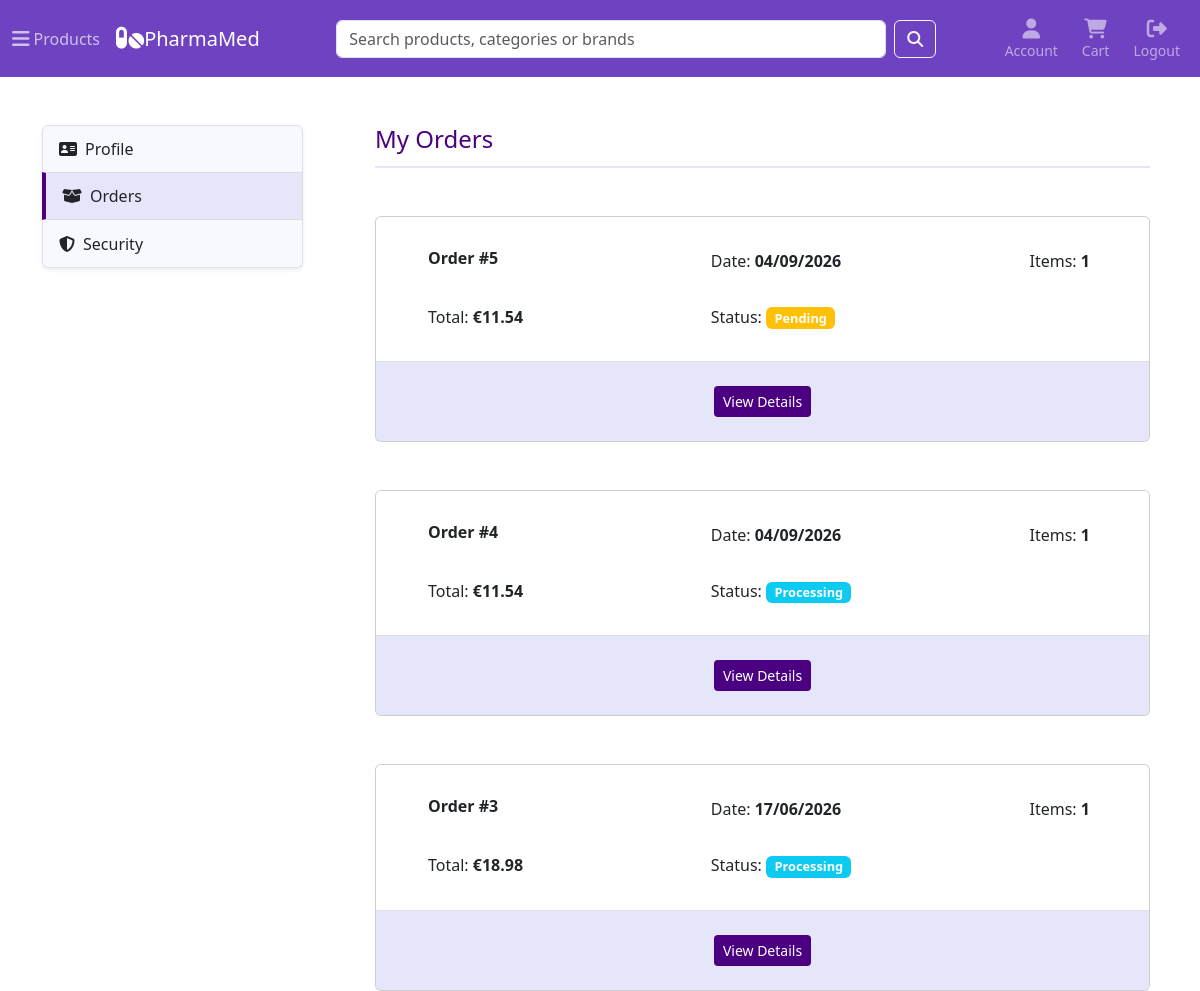
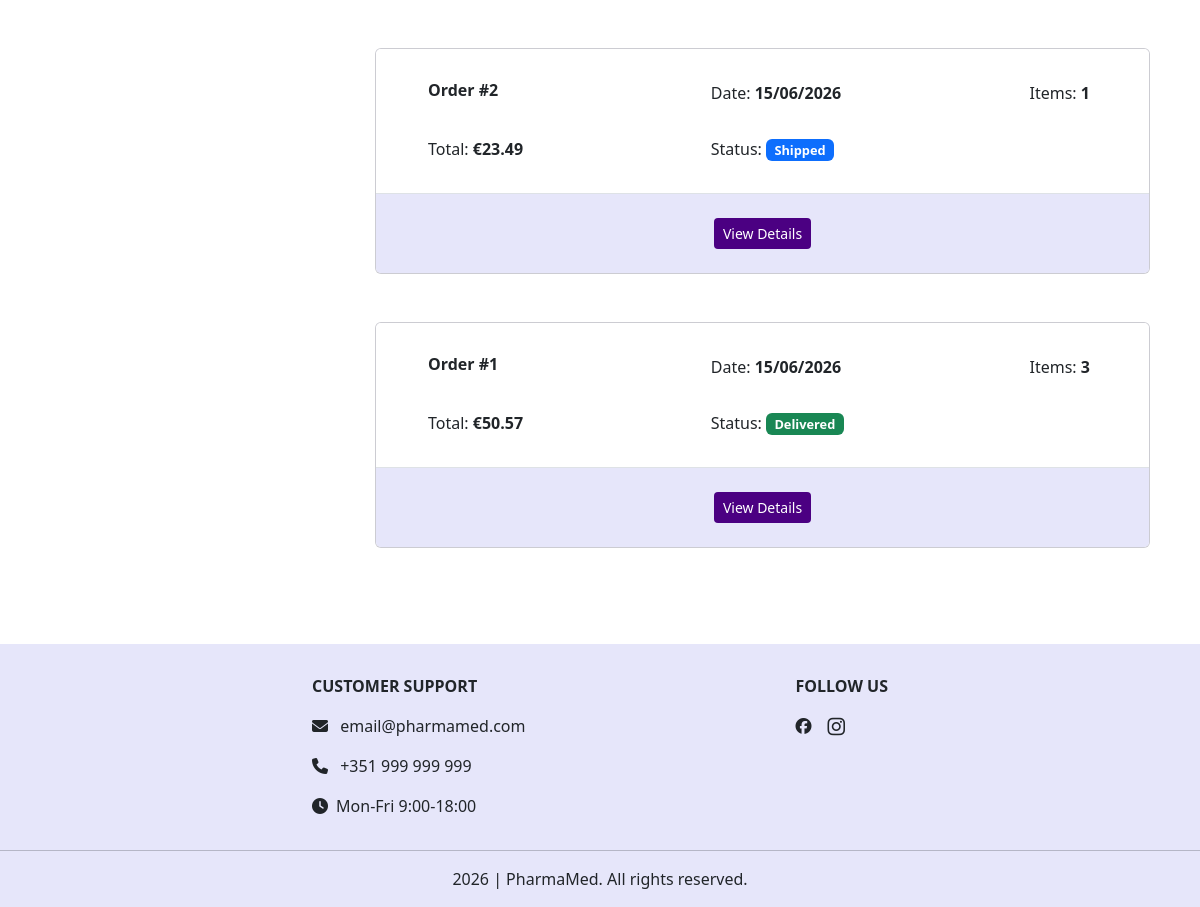
Screenshot of /account/orders (signed in) with the database file from the repository (2 pictures, top to bottom).
### tables this page shows
CREATE TABLE orders (
    id INTEGER PRIMARY KEY AUTOINCREMENT,
    user_id INTEGER NOT NULL,
    address_id INTEGER NOT NULL,
    full_name TEXT NOT NULL,
    address_line TEXT NOT NULL,
    postal_code TEXT NOT NULL,
    city TEXT NOT NULL,
    country TEXT NOT NULL,
    shipping_method TEXT NOT NULL,
    subtotal REAL NOT NULL,
    shipping_cost REAL NOT NULL,
    total REAL NOT NULL,
    status TEXT NOT NULL DEFAULT 'pending',
    created_at TIMESTAMP DEFAULT CURRENT_TIMESTAMP,
    updated_at TIMESTAMP DEFAULT CURRENT_TIMESTAMP,
    FOREIGN KEY (user_id) REFERENCES users(id)
);

### app/routes/account.py (the view)
@account_bp.route("/orders")
@login_required
def orders():
    db = get_db()
    orders = get_user_orders(db, current_user.id)
    return render_template("account/orders.html", active_page="orders", orders=orders)

### app/__init__.py (called while the page is built)
@app.context_processor
def inject_globals():
    return {
        "categories_menu": load_categories_menu(),
        "cart_count": get_cart_count()
    }

### app/models/user.py (called while the page is built)
@login_manager.user_loader
def load_user(user_id):
    db = get_db()
    user = db.execute(
        """
        SELECT id, email, first_name, last_name
        FROM users
        WHERE id = ?
        """,
        (int(user_id),)
    ).fetchone()
    if user is None:
        return None
    return User(
        user["id"],
        user["email"],
        user["first_name"],
        user["last_name"]
    )

### app/services/cart_service.py (called while the page is built)
def get_cart_count():
    db = get_db()
    if current_user.is_authenticated:
        return db_cart_count(db, current_user.id)
    session_cart = session.get('cart', {})
    return sum(session_cart.values())

def db_cart_count(db, user_id):
    cart_count = db.execute(
        """
        SELECT SUM(quantity) as total
        FROM cart_items ci
        JOIN carts c ON ci.cart_id = c.id
        WHERE c.user_id = ?
        """,
        (user_id,)
    ).fetchone()
    return cart_count["total"] or 0

### app/services/order_service.py (called while the page is built)
def get_user_orders(db, user_id, limit=None):
    query = """
        SELECT o.*, SUM(oi.quantity) AS item_count
        FROM orders o
        JOIN order_items oi ON oi.order_id = o.id
        WHERE o.user_id = ?
        GROUP BY o.id
        ORDER BY o.created_at DESC
    """
    params = [user_id]
    if limit is not None:
        query += " LIMIT ?"
        params.append(limit)
    orders = db.execute(query, tuple(params)).fetchall()
    return orders

### app/utils/categories.py (called while the page is built)
def load_categories_menu():
    db = get_db()
    rows = db.execute(
        """
        SELECT category_id, name, parent_id, icon
        FROM categories
        ORDER BY category_id
        """
    ).fetchall()
    categories_menu = {}
    for row in rows:
        if row["parent_id"] == 0:
            categories_menu[row["category_id"]] = {
                "category_data": row,
                "subcategories": []
            }
    for row in rows:
        parent_id = row["parent_id"]
        if parent_id != 0 and parent_id in categories_menu:
            categories_menu[parent_id]["subcategories"].append(row)
    return categories_menu

### app/utils/db.py (called while the page is built)
def get_db():
    if "db" not in g:
        g.db = sqlite3.connect(DATABASE_PATH)
        g.db.row_factory = sqlite3.Row
        g.db.execute("PRAGMA foreign_keys = ON")
    return g.db

### app/utils/formatting.py (called while the page is built)
def format_date(value):
    return datetime.strptime(value, "%Y-%m-%d %H:%M:%S").strftime("%d/%m/%Y")

### app/templates/account/orders.html (shortened to what this page needs)
{% extends "account/account.html" %}
{% block account_content %}
<div class="section-heading pb-1">
    <h1 class="fs-4">My Orders</h1>
</div>
{% for order in orders %}
    <div class="card order-card my-5">
        <ul class="list-group list-group-flush">
            <li class="list-group-item p-3">
                <div class="row mt-3">
                    <div class="col-12 col-md-6 col-lg-5 mb-3 mb-md-0 ps-lg-5">
                        <h2 class="fs-6 fw-bold">Order #{{ order.id }} </h2>
                    </div>
                    <div class="col-12 col-md-6 col-lg-5">
                        <p>Date: <strong>{{ order.created_at | format_date }}</strong></p>
                    </div>
                    <div class="col-12 col-md-6 col-lg-2 mt-md-3 mt-lg-0">
                        <p>Items: <strong>{{ order.item_count }}</strong></p>
                    </div>
                    <div class="col-12 col-md-6 col-lg-5 mt-md-3 ps-lg-5">
                        <p>Total: <strong>€{{ "%.2f"|format(order.total) }}</strong></p>
                    </div>
                    <div class="col-12 col-md-6 col-lg-7 mt-md-3">
                        <p>Status:
                            <span class="badge {% if order.status == 'pending' %}bg-warning{% elif order.status == 'processing' %}bg-info{% elif order.status == 'shipped' %}bg-primary{% elif order.status == 'delivered' %}bg-success{% elif order.status == 'cancelled' %}bg-danger{% endif %}">
                                {{ order.status|title }}
                            </span>
                        </p>
                    </div>
                </div>
            </li>
            <li class="list-group-item dark-item p-4">
                <div class="text-center">
                    <a href="{{ url_for('account.order_details', order_id=order.id) }}" class="btn btn-sm action-btn" aria-label="View details for order {{ order.id }}">
                        View Details
                    </a>
                </div>
            </li>
        </ul>
    </div>
{% endfor %}
{% endblock %}

### app/static/css/styles.css (style rules this page uses)
#productsMenu .accordion-item .list-group-item, .category-card, .pagination .page-link:hover, .sort-btn.show, .filter-btn.show, .total-items, .cart-bottom, .order-card { background-color: #F8F8FF; }
#productsMenu .list-group-item:hover, #productsMenu .accordion-button:not(.collapsed):hover, .carousel, .category-card:hover, .breadcrumb-nav, .sorting-dropdown .dropdown-item:hover, .filter-dropdown .dropdown-item:hover, #accountSidebar .list-group-item:hover, .dark-item { background-color: #E6E6FA; }
.category-card .card-title, .category-name, .product-name, .item-name, .section-heading, .forgot-password-link a:hover { color: #4B0082; }
.action-btn { background-color: #4B0082; color: white; }
.badge { background-color: #4B0082; font-size: 0.8rem; }
.register-link, .login-link, .section-heading { border-bottom: solid 2px #E6E6FA; }

### rows the page displays
orders: id "5", created_at "04/09/2026", item_count "1", total "11.54", status "Pending"
orders: id "4", created_at "04/09/2026", item_count "1", total "11.54", status "Processing"
orders: id "3", created_at "17/06/2026", item_count "1", total "18.98", status "Processing"
orders: id "2", created_at "15/06/2026", item_count "1", total "23.49", status "Shipped"
orders: id "1", created_at "15/06/2026", item_count "3", total "50.57", status "Delivered"
